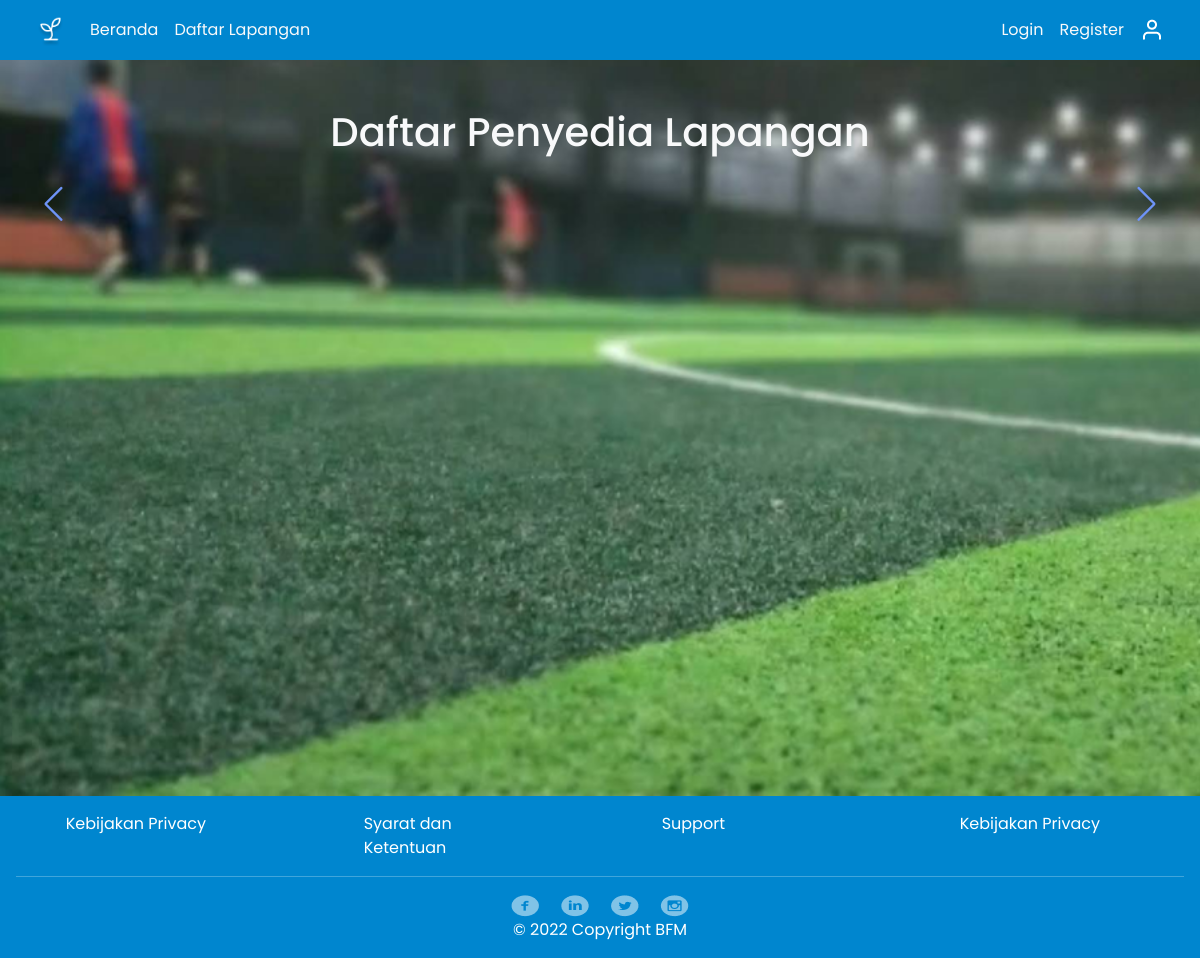
The app's page /public/KelolaLapangan, older data.
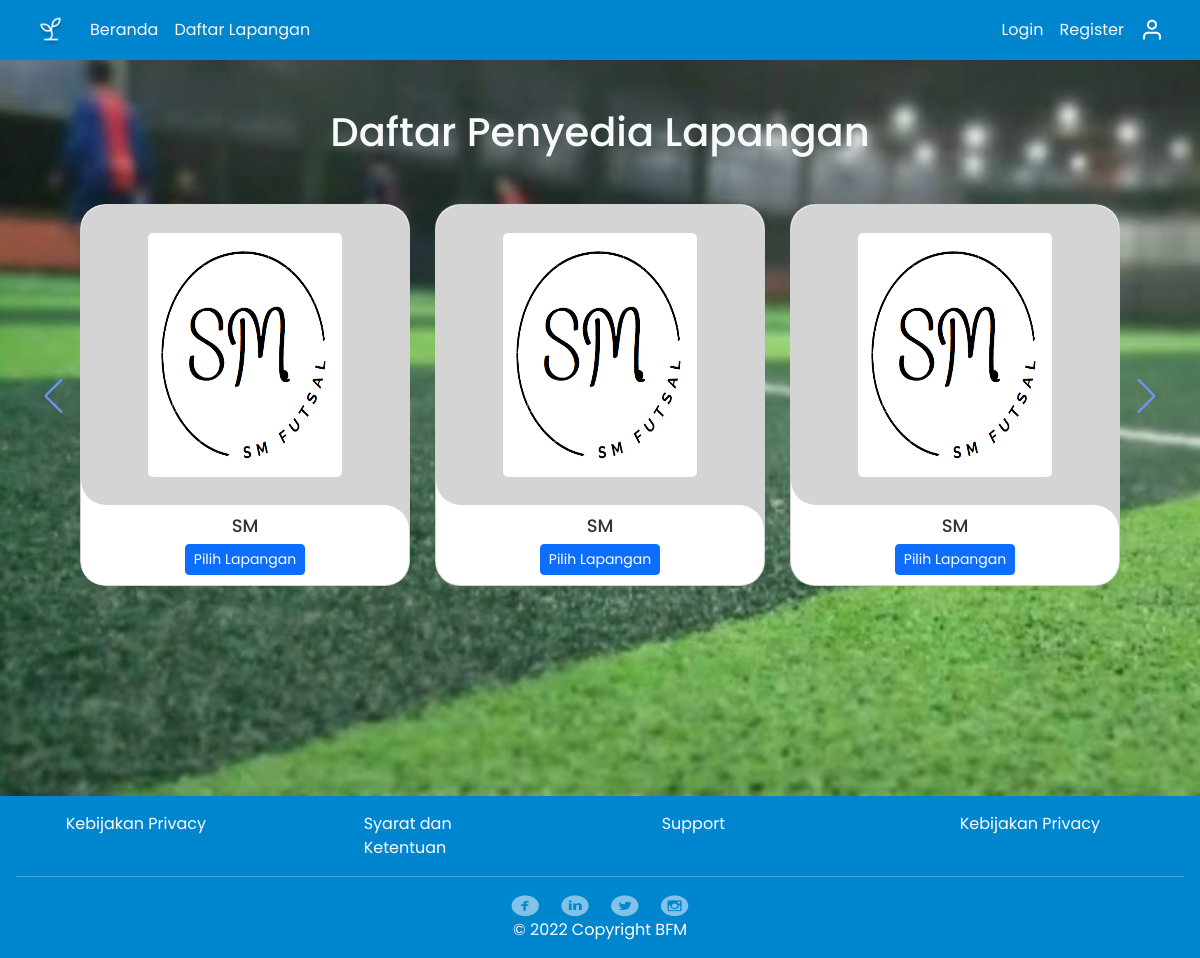
The same page, newer data.
### tables this page shows
CREATE TABLE `pengelola_lapangan_futsal` (
  `id` int(11) NOT NULL,
  `id_aktor` int(11) NOT NULL,
  `nama_penyedia` varchar(255) NOT NULL
);

### app/core/Controller.php (called while the page is built, shortened)
<?php
class Controller{
    public function view ($view, $data=[]){
        require_once '../app/views/' . $view . '.php';
    }
    public function model($model){
        return new $model;
    }
}

### app/controllers/KelolaLapangan.php (called while the page is built, shortened)
<?php
class KelolaLapangan extends Controller{
    public function index(){
        $data['judul'] = "Daftar Penyedia";
        $data['penyedia'] = $this->model('PengelolaLapanganFutsal')->getAllpenyedia();
        $this->view('templates/header',$data);
        $this->view('daftar-penyedia/index',$data);
        $this->view('templates/footer');
    }
}

### app/core/App.php (called while the page is built, shortened)
<?php
class App{
    protected $method = 'index';
    protected $params = [];
    public function __construct()
    {
        $this->controller = new $this->controller;
        call_user_func_array([$this->controller, $this->method], $this->params);
    }
}

### public/index.php (called while the page is built, shortened)
<?php
$app = new App();

### app/core/Database.php (called while the page is built, shortened)
<?php
class Database{
    private $host = DB_HOSt;
    private $user = DB_USER;
    private $pass = DB_PASS;
    private $db_name = DB_NAME;
    private $dbh;
    private $stmt;
    public function __construct(){
        $dsn = 'mysql:host='. $this->host . ';dbname=' . $this->db_name;
        $option = [
            PDO::ATTR_PERSISTENT => true,
            PDO::ATTR_ERRMODE => PDO::ERRMODE_EXCEPTION
        ];
        try{
            $this->dbh = new PDO($dsn, $this->user, $this->pass, $option);
        } catch(PDOException $e){
            die($e->getMessage());
        }
    }
    public function query($query){
        $this->stmt = $this->dbh->prepare($query);
    }
    public function execute(){
        $this->stmt->execute();
    }
    public function resultSet(){
        $this->execute();
        return $this->stmt->fetchAll(PDO::FETCH_ASSOC);
    }
}

### app/models/PengelolaLapanganFutsal.php (called while the page is built, shortened)
<?php
class PengelolaLapanganFutsal
{
    private $table = 'pengelola_lapangan_futsal';
    private $db;
    public function __construct()
    {
        $this->db = new Database();
    }
    public function getAllpenyedia()
    {
        $this->db->query('SELECT * FROM ' . $this->table);
        return $this->db->resultSet();
    }
}

### app/views/daftar-penyedia/index.php (the view, shortened to what this page needs)
<div class="container-fluid background-page" style="background-image: url('./img/layout/background.png') ;">
    <div class="container text-center pt-5 penyedia">
        <h1 class="text-light">Daftar Penyedia Lapangan</h1>
    </div>
    <div class="slide-container swiper">
        <div class="slide-content">
            <div class="card-wrapper swiper-wrapper">
                <?php foreach($data['penyedia'] as $penyedia) : ?>
                <div class="card swiper-slide">
                    <div class="image-content">
                        <div class="card-image">
                            <img src="<?= BASEURL; ?>/img/logo/sm.png" alt="" class="card-img">
                        </div>
                    </div>
                    <div class="card-content">
                        <h2 class="name"><?= $penyedia['nama_penyedia'] ?></h2>
                        <a class=" btn btn-primary btn-sm" href="<?= BASEURL; ?>/KelolaLapangan/daftarLapangan/<?= $penyedia['id_aktor']?>">Pilih
                            Lapangan</a>
                    </div>
                </div>
                <?php endforeach; ?>
            </div>
        </div>
        <div class="swiper-button-next swiper-navBtn"></div>
        <div class="swiper-button-prev swiper-navBtn"></div>
    </div>
</div>

### app/views/templates/header.php (shortened to what this page needs)
<!DOCTYPE html>
<html lang="en">
<head>
    <link rel="stylesheet" href="https://cdn.jsdelivr.net/npm/swiper@8/swiper-bundle.min.css"/>
    <link href="<?= BASEURL; ?>/css/bootstrap.css" rel="stylesheet">
    <link rel="stylesheet" href="<?= BASEURL; ?>/css/style.css">
    <link rel="stylesheet" href="https://cdnjs.cloudflare.com/ajax/libs/font-awesome/6.2.1/css/all.min.css">
</head>
<body>
<nav class="navbar navbar-expand-lg" style="background-color: #0086CF;">
  <div class="container-fluid mx-4">
    <a class="navbar-brand" href="<?= BASEURL;?>">
      <img class="img-fluid" src="<?= BASEURL; ?>/img/layout/sprout.png" alt="BFM" width="30">
    </a>
    <div class="collapse navbar-collapse" id="navbarSupportedContent">
      <ul class="navbar-nav me-auto mb-2 mb-lg-0">
        <?php if( array_key_exists('role', $_SESSION) && $_SESSION['role'] == 'pengelola') : ?>
        <li class="nav-item">
          <a class="nav-link active text-light" aria-current="page" href="<?= BASEURL;?>/Dashboard">Dashboard</a>
        </li>
        <li class="nav-item">
          <a class="nav-link text-light" aria-current="page" href="<?= BASEURL;?>/Pemesanan/daftarPesanan">Daftar Pesanan</a>
        </li>
        <?php else : ?>
        <li class="nav-item">
          <a class="nav-link active text-light" aria-current="page" href="<?= BASEURL;?>">Beranda</a>
        </li>
        <li class="nav-item">
          <a class="nav-link text-light" aria-current="page" href="<?= BASEURL;?>/KelolaLapangan">Daftar Lapangan</a>
        </li>
        <?php endif; ?>
      </ul>
      <div class="d-flex justify-content-center align-items-center">
      <ul class="navbar-nav me-auto mb-2 mb-lg-0">
        <?php if(!array_key_exists('id', $_SESSION)) : ?>
        <li class="nav-item">
          <a class="nav-link text-light" aria-current="page" href="<?= BASEURL;?>/Login">Login</a>
        </li>
        <li class="nav-item">
          <a class="nav-link text-light" aria-current="page" href="<?= BASEURL;?>/Register">Register</a>
        </li>
        <?php else : ?>
        <li class="nav-item">
          <a class="nav-link text-light" aria-current="page" href="<?= BASEURL;?>/Logout">Logout</a>
        </li>
        <?php endif; ?>
      </ul>
      <a class="ms-2" role="button">
        <img class="" style="" src="<?= BASEURL; ?>/img/layout/akun.png" alt="">
      </a>
      </div>
    </div>
  </div>
</nav>

### app/views/templates/footer.php (shortened to what this page needs)
<div class="container-fluid text-white p-3" style="background-color: #0086CF ;">
    <div class="row justify-content-around text-center text-md-start">
        <div class="col-md-2">
            <a href="" class="text-decoration-none text-white">Kebijakan Privacy</a>
        </div>
        <div class="col-md-2">
            <a href="" class="text-decoration-none text-white">Syarat dan Ketentuan</a>
        </div>
        <div class="col-md-2">
            <a href="" class="text-decoration-none text-white">Support</a>
        </div>
        <div class="col-md-2">
            <a href="" class="text-decoration-none text-white">Kebijakan Privacy</a>
        </div>
    </div>
    <hr>
    <div class="row justify-content-around text-center text-md-center">
        <div class="col-md-12">
            <span class="align-middle">
                <img src="<?= BASEURL; ?>/img/layout/Group 33415.png" alt="">
            </span>
        </div>
        <div class="col-md-12">
            <span class="align-middle ">
                &copy; 2022 Copyright BFM
            </span>
        </div>
    </div>
</div>
</body>
</html>

### public/css/style.css (style rules this page uses)
* { margin: 0; padding: 0; box-sizing: border-box; font-family: 'Poppins', sans-serif; }
.background-page { background-size: cover; min-height: 92vh; }
.slide-container { max-width: 1120px; width: 100%; padding: 40px 0; }
.slide-content { margin: 0 40px; overflow: hidden; border-radius: 25px; }
.card { border-radius: 25px; background-color: #FFF; }
.image-content, .card-content { display: flex; flex-direction: column; align-items: center; padding: 10px 14px; }
.image-content { position: relative; row-gap: 5px; padding: 25px 0; }
.card-image { position: relative; height: 250px; width: 200px; padding: 3px; }
.card-image .card-img { height: 100%; width: 100%; }
.name { font-size: 18px; font-weight: 500; color: #333; }
.swiper-navBtn { color: #6E93f7; transition: color 0.3s ease; }
.swiper-navBtn::before, .swiper-navBtn::after { font-size: 35px; }
.swiper-button-next { right: 0; }
.swiper-button-prev { left: 0; }

Row changes from the older to the newer data that the page shows:
added pengelola_lapangan_futsal: nama_penyedia "SM"
